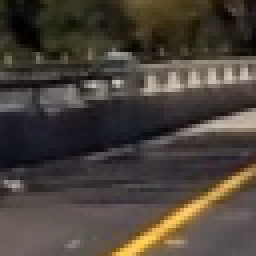
#> input picture non_veh_sample.png, 64 x 64 px (shown 4 times larger)
$ python -i helpers.py   (imports and definitions only)   (older library calls are emulated)
#> lines starting #> are read from the running program, lines starting #| are printed output that depends on the picture
import numpy as np
import matplotlib.image as mpimg
import matplotlib.pyplot as plt
from sklearn.preprocessing import StandardScaler
from sklearn.model_selection import train_test_split
from skimage.feature import hog
import glob
import time
import cv2
from sklearn.svm import LinearSVC
from sklearn.externals import joblib
from scipy.ndimage.measurements import label
import os.path
from moviepy.editor import VideoFileClip
from math import sqrt

# Define a function to compute binned color features
def bin_spatial(img, size=(32, 32)):
    # Use cv2.resize().ravel() to create the feature vector
    features = cv2.resize(img, size).ravel()
    # Return the feature vector
    return features

def get_color_hist_features(image, nbins=32):
    # Take histograms in R, G, and B
    rhist = np.histogram(image[:,:,0], bins=nbins, range=(0, 256))
    ghist = np.histogram(image[:,:,1], bins=nbins, range=(0, 256))
    bhist = np.histogram(image[:,:,2], bins=nbins, range=(0, 256))

    # Generating bin centers
    bin_edges = rhist[1]
    bin_centers = (bin_edges[1:]  + bin_edges[0:len(bin_edges)-1])/2

    hist_features = np.concatenate((rhist[0], ghist[0], bhist[0]))

    return hist_features, bin_centers

# Define a function to return HOG features and visualization
def get_hog_features(img, orient, pix_per_cell, cell_per_block,
                        vis=False, feature_vec=True):
    # Call with two outputs if vis==True
    if vis == True:
        features, hog_image = hog(img, orientations=orient, pixels_per_cell=(pix_per_cell, pix_per_cell),
                                  cells_per_block=(cell_per_block, cell_per_block),
                                  visualise=vis, feature_vector=feature_vec)
        return features, hog_image
    # Otherwise call with one output
    else:
        features = hog(img, orientations=orient, pixels_per_cell=(pix_per_cell, pix_per_cell),
                       cells_per_block=(cell_per_block, cell_per_block),
                       visualise=vis, feature_vector=feature_vec)
        return features

# Define a function to extract features from a list of images
# Have this function call bin_spatial() and color_hist()
# [111 lines left out: functions extract_features, normalize_features, slide_window, draw_boxes, not called in this run]

# Define a function to extract features from a single image window
# This function is very similar to extract_features()
# just for a single image rather than list of images
def single_img_features(img, color_space='RGB', spatial_size=(32, 32),
                        hist_bins=32, orient=9,
                        pix_per_cell=8, cell_per_block=2, hog_channel=0,
                        spatial_feat=True, hist_feat=True, hog_feat=True):
    #1) Define an empty list to receive features
    img_features = []
    #2) Apply color conversion if other than 'RGB'
    if color_space != 'RGB':
        if color_space == 'HSV':
            feature_image = cv2.cvtColor(img, cv2.COLOR_RGB2HSV)
        elif color_space == 'LUV':
            feature_image = cv2.cvtColor(img, cv2.COLOR_RGB2LUV)
        elif color_space == 'HLS':
            feature_image = cv2.cvtColor(img, cv2.COLOR_RGB2HLS)
        elif color_space == 'YUV':
            feature_image = cv2.cvtColor(img, cv2.COLOR_RGB2YUV)
        elif color_space == 'YCrCb':
            feature_image = cv2.cvtColor(img, cv2.COLOR_RGB2YCrCb)
    else: feature_image = np.copy(img)
    #3) Compute spatial features if flag is set
    if spatial_feat == True:
        spatial_features = bin_spatial(feature_image, size=spatial_size)
        #4) Append features to list
        img_features.append(spatial_features)
    #5) Compute histogram features if flag is set
    if hist_feat == True:
        hist_features, b = get_color_hist_features(feature_image, nbins=hist_bins)
        #6) Append features to list
        img_features.append(hist_features)
    #7) Compute HOG features if flag is set
    if hog_feat == True:
        if hog_channel == 'ALL':
            hog_features = []
            for channel in range(feature_image.shape[2]):
                hog_features.extend(get_hog_features(feature_image[:,:,channel],
                                    orient, pix_per_cell, cell_per_block,
                                    vis=False, feature_vec=True))
        else:
            hog_features= get_hog_features(feature_image[:,:,hog_channel], orient,
                        pix_per_cell, cell_per_block, vis=False, feature_vec=True)
        #8) Append features to list
        img_features.append(hog_features)
    #9) Return concatenated array of features
    return np.concatenate(img_features)

# Define a function you will pass an image
# and the list of windows to be searched (output of slide_windows())
# [71 lines left out: functions search_windows, add_heat, apply_threshold, draw_labeled_bboxes, not called in this run]

>>> import cv2
>>> picture = cv2.cvtColor(cv2.imread('non_veh_sample.png'), cv2.COLOR_BGR2RGB)
>>> result = single_img_features(picture)
#> in bin_spatial, `features = cv2.resize(img, size).ravel()`: features = 3072 values, max 250 at index 2931, min 1 at index 296, mean 66.05
#> in single_img_features, `spatial_features = bin_spatial(feature_image, size=spatial_size)`: spatial_features has the same summary as features in bin_spatial
#> in get_color_hist_features, `bin_edges = rhist[1]`: bin_edges = 33 values from 0 to 256
#> in get_color_hist_features, `bin_centers = (bin_edges[1:]  + bin_edges[0:len(bin_edges)-1])/2`: bin_centers = 32 values from 4 to 252
#> in get_color_hist_features, `hist_features = np.concatenate((rhist[0], ghist[0], bhist[0]))`: hist_features = 96 values, max 494 at index 68, min 0 at index 59, mean 128
#> in single_img_features, `hist_features, b = get_color_hist_features(feature_image, nbins=hist_b..`: b = 32 values from 4 to 252
#> in get_hog_features, `features = hog(img, orientations=orient, pixels_per_cell=(pix_per_cell..`: features = 1764 values, max 0.565 at index 1433, min 0 at index 530, mean 0.121
#> in get_hog_features, `features = hog(img, orientations=orient, pixels_per_cell=(pix_per_cell..`:
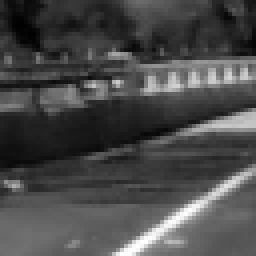
#> img: shape (64, 64) (shown 4 times larger); min 1, max 255, mean 73.7
#> in single_img_features, `hog_features= get_hog_features(feature_image[:,:,hog_channel], orient,..`: hog_features has the same summary as features in get_hog_features
#> result = 4932 values, max 494 at index 3140, min 0 at index 3131, mean 43.68

$ run again, on veh_sample.png
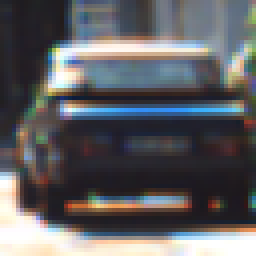
#> input picture veh_sample.png, 64 x 64 px (shown 4 times larger)
#> in bin_spatial, `features = cv2.resize(img, size).ravel()`: features = 3072 values, max 255 at index 885, min 24 at index 2392, mean 96.7
#> spatial_features has the same summary as features in bin_spatial
#> bin_edges = 33 values from 0 to 256
#> bin_centers = 32 values from 4 to 252
#> in get_color_hist_features, `hist_features = np.concatenate((rhist[0], ghist[0], bhist[0]))`: hist_features = 96 values, max 774 at index 4, min 0 at index 0, mean 128
#> in single_img_features, `hist_features, b = get_color_hist_features(feature_image, nbins=hist_b..`: b = 32 values from 4 to 252
#> in get_hog_features, `features = hog(img, orientations=orient, pixels_per_cell=(pix_per_cell..`: features = 1764 values, max 0.642 at index 1390, min 0 at index 8, mean 0.11
#> in get_hog_features, `features = hog(img, orientations=orient, pixels_per_cell=(pix_per_cell..`:
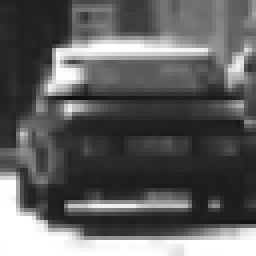
#> img: shape (64, 64) (shown 4 times larger); min 14, max 255, mean 95.7
#> hog_features has the same summary as features in get_hog_features
#> result = 4932 values, max 774 at index 3076, min 0 at index 3072, mean 62.76
